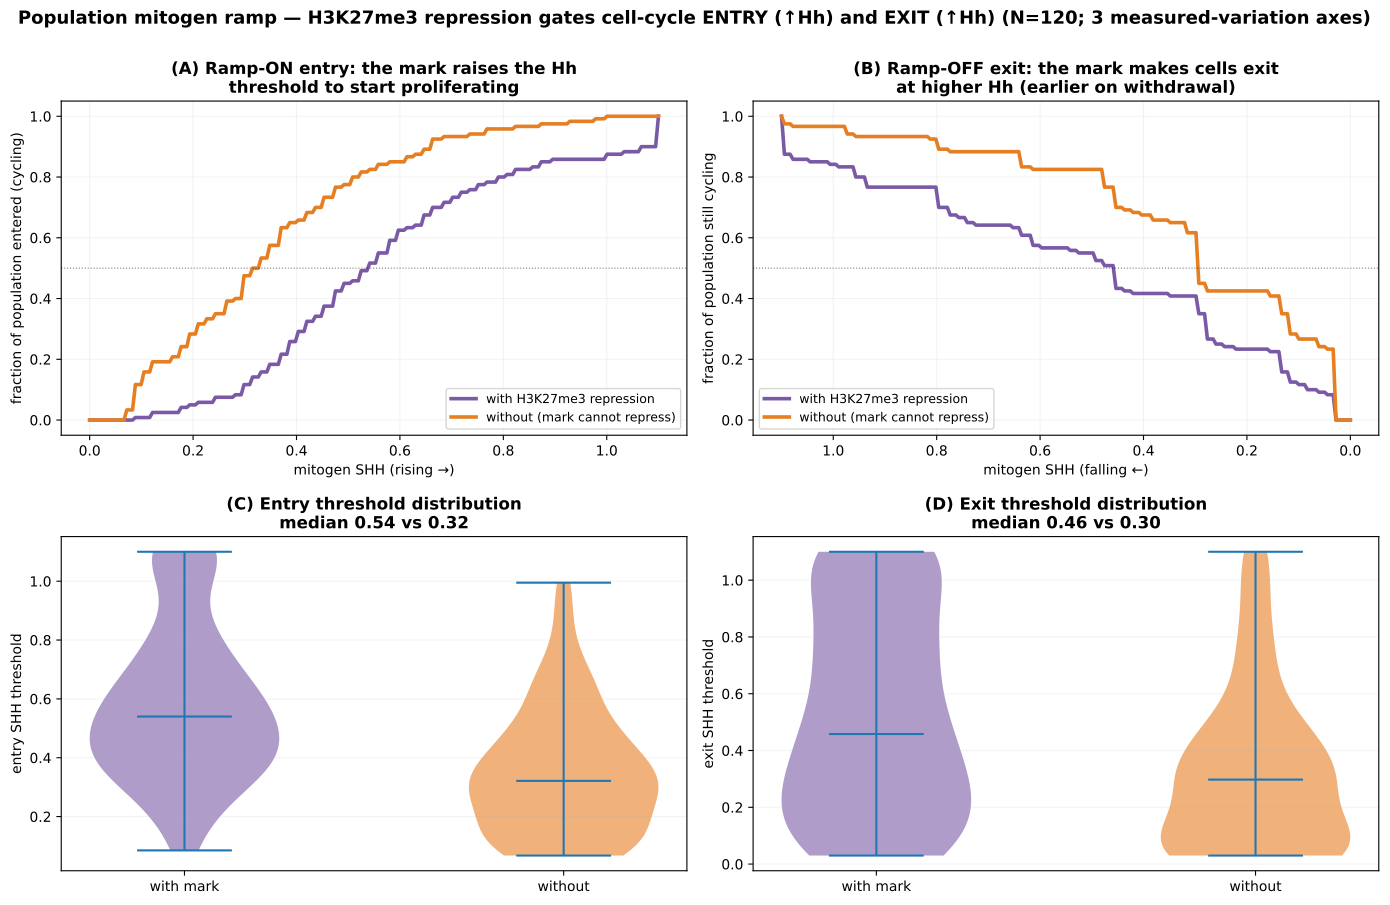

The Python source for this figure:
"""Population mitogen ramp-ON (entry) and ramp-OFF (exit) — WITH vs WITHOUT the H3K27me3 mark repression
of CyclinD1, on the data-grounded heterogeneous population.

Each GNP cell carries the three measured-variation axes (CyclinD1 abundance CV 0.70, birth p27 CV 0.33,
EZH2 abundance CV ~0.55; scale-free). We ramp mitogen (SHH) UP from arrest (entry) and DOWN from cycling
(exit), and record the SHH at which each cell first divides (entry threshold) / last divides (exit
threshold). We do this WITH the mark repression (default, f0_mk=0.233) and WITHOUT it (f0_mk=1.0, the
H3K27me3 mark cannot repress CyclinD1). The mark should GATE the population — raising the Hh needed to
enter and the Hh at which cells exit (buffering: protection against premature entry AND premature exit).

Run:  ./venv/bin/python simulations/sim_population_mitogen_ramp.py [--full] [--fresh]
"""
import sys, os
sys.path.insert(0, os.path.dirname(os.path.dirname(os.path.abspath(__file__))))
import numpy as np
import matplotlib
matplotlib.use('Agg')
import matplotlib.pyplot as plt
import tellurium as te
from scipy.signal import find_peaks
from src.build_model_v44_heldt import build_model_v44

FULL = '--full' in sys.argv
FRESH = '--fresh' in sys.argv or FULL
N = 120 if FULL else 40
CACHE = 'simulations/sim_population_mitogen_ramp_cache.npz'
KTL0, KTLEZ0 = 0.801, 0.004
CD_SDLOG, P27_SDLOG, EZ_SDLOG = 0.633, 0.32, 0.51    # DATA CVs (0.70 / 0.33 / ~0.55)
D, PREEQ = 9000.0, 3000.0                             # ramp duration (150 h) + pre-equilibration
CHUNK = 150.0

M = build_model_v44(with_ezh2=True, with_hh=True)
GNP = dict(MYCN_amplification=1.0, Ptch1_copy_number=1.0, p16=0.0, p18=0.464, kSyP21=0.002, HHi=0, EZH2i=0)
_R = te.loada(M); _R.integrator.setValue('relative_tolerance', 1e-6)
try: _R.integrator.setValue('maximum_num_steps', 100000)
except Exception: pass


def setcell(cd, p21d, ez, f0):
    _R.reset()
    for k, v in GNP.items(): _R[k] = v
    _R['k_Cd_translation'] = float(KTL0 * cd); _R['P21_div'] = float(p21d)
    _R['kTlEZ'] = float(KTLEZ0 * ez); _R['f0_mk'] = float(f0)


def _chunk_sim(t, dt):
    for atol in (1e-8, 1e-7, 1e-6):
        try:
            _R.integrator.setValue('absolute_tolerance', atol)
            return _R.simulate(t, t + dt, max(40, int(dt / 4)), selections=['time', 'MPF', 'SHH'])
        except Exception:
            continue
    return None


def ramp(cd, p21d, ez, f0, entry):
    setcell(cd, p21d, ez, f0)
    shh0, shh1 = (0.05, 1.10) if entry else (1.10, 0.03)
    _R['SHH'] = shh0
    t = 0.0
    _chunk_sim(t, PREEQ); t = PREEQ                      # pre-equilibrate (arrested / cycling)
    shh_fn = lambda tt: shh0 + (shh1 - shh0) * min(max((tt - PREEQ) / D, 0.0), 1.0)
    T, MP, SH = [], [], []; T_end = PREEQ + D + 1500
    while t < T_end:
        _R['SHH'] = float(shh_fn(t))
        res = _chunk_sim(t, CHUNK)
        if res is None:
            break
        T.append(res['time'][1:]); MP.append(res['MPF'][1:]); SH.append(res['SHH'][1:]); t += CHUNK
    if not T:
        return np.nan
    T = np.concatenate(T); MP = np.concatenate(MP); SH = np.concatenate(SH)
    pk, _ = find_peaks(MP, prominence=0.15, distance=200)
    pk = pk[T[pk] >= PREEQ]                               # divisions during the ramp only
    if len(pk) == 0:
        return shh1 if entry else shh0                   # never entered / never exited (edge)
    return float(SH[pk[0]]) if entry else float(SH[pk[-1]])   # entry = 1st div SHH; exit = last div SHH


if FRESH or not os.path.exists(CACHE):
    rng = np.random.default_rng(7)
    cd = np.clip(np.exp(rng.normal(0, CD_SDLOG, N)), 0.2, 6.0)
    p21 = np.clip(np.exp(rng.normal(np.log(0.85), P27_SDLOG, N)), 0.4, 2.5)
    ez = np.clip(np.exp(rng.normal(0, EZ_SDLOG, N)), 0.25, 4.0)
    ent_on = np.full(N, np.nan); ent_off = np.full(N, np.nan)
    exi_on = np.full(N, np.nan); exi_off = np.full(N, np.nan)
    for i in range(N):
        ent_on[i] = ramp(cd[i], p21[i], ez[i], 0.233, entry=True)
        ent_off[i] = ramp(cd[i], p21[i], ez[i], 1.000, entry=True)
        exi_on[i] = ramp(cd[i], p21[i], ez[i], 0.233, entry=False)
        exi_off[i] = ramp(cd[i], p21[i], ez[i], 1.000, entry=False)
        print(f"  cell {i+1:3d}/{N}  entry SHH  mark {ent_on[i]:.2f} / no-mark {ent_off[i]:.2f}   exit SHH  mark {exi_on[i]:.2f} / no-mark {exi_off[i]:.2f}", flush=True)
    np.savez(CACHE, ent_on=ent_on, ent_off=ent_off, exi_on=exi_on, exi_off=exi_off, N=N)
    print('cached ->', CACHE, flush=True)

z = np.load(CACHE)
ent_on, ent_off, exi_on, exi_off = z['ent_on'], z['ent_off'], z['exi_on'], z['exi_off']
C_ON, C_OFF = '#7a5aa6', '#e67e22'


def cdf(v, xs):
    v = v[np.isfinite(v)]
    return np.array([np.mean(v <= x) for x in xs])


xs = np.linspace(0.0, 1.1, 200)
fig, ax = plt.subplots(2, 2, figsize=(14, 9))

# (A) ENTRY: cumulative fraction of the population that has entered (÷ rising SHH)
ax[0, 0].plot(xs, cdf(ent_on, xs), color=C_ON, lw=2.6, label='with H3K27me3 repression')
ax[0, 0].plot(xs, cdf(ent_off, xs), color=C_OFF, lw=2.6, label='without (mark cannot repress)')
ax[0, 0].axhline(0.5, color='k', ls=':', lw=0.8, alpha=0.5)
ax[0, 0].set_xlabel('mitogen SHH (rising →)'); ax[0, 0].set_ylabel('fraction of population entered (cycling)')
ax[0, 0].set_title('(A) Ramp-ON entry: the mark raises the Hh\nthreshold to start proliferating', fontweight='bold')
ax[0, 0].legend(fontsize=9, loc='lower right'); ax[0, 0].grid(alpha=0.15)

# (B) EXIT: fraction still cycling at SHH x = fraction whose exit point is below x (CDF of exit-SHH)
ax[0, 1].plot(xs, cdf(exi_on, xs), color=C_ON, lw=2.6, label='with H3K27me3 repression')
ax[0, 1].plot(xs, cdf(exi_off, xs), color=C_OFF, lw=2.6, label='without (mark cannot repress)')
ax[0, 1].axhline(0.5, color='k', ls=':', lw=0.8, alpha=0.5)
ax[0, 1].set_xlabel('mitogen SHH (falling ←)'); ax[0, 1].set_ylabel('fraction of population still cycling')
ax[0, 1].invert_xaxis()
ax[0, 1].set_title('(B) Ramp-OFF exit: the mark makes cells exit\nat higher Hh (earlier on withdrawal)', fontweight='bold')
ax[0, 1].legend(fontsize=9, loc='lower left'); ax[0, 1].grid(alpha=0.15)

# (C) entry-SHH distributions
parts = ax[1, 0].violinplot([ent_on[np.isfinite(ent_on)], ent_off[np.isfinite(ent_off)]], showmedians=True)
for pc, c in zip(parts['bodies'], [C_ON, C_OFF]): pc.set_facecolor(c); pc.set_alpha(0.6)
ax[1, 0].set_xticks([1, 2]); ax[1, 0].set_xticklabels(['with mark', 'without'])
ax[1, 0].set_ylabel('entry SHH threshold'); ax[1, 0].set_title(f'(C) Entry threshold distribution\nmedian {np.nanmedian(ent_on):.2f} vs {np.nanmedian(ent_off):.2f}', fontweight='bold'); ax[1, 0].grid(alpha=0.15, axis='y')

# (D) exit-SHH distributions
parts = ax[1, 1].violinplot([exi_on[np.isfinite(exi_on)], exi_off[np.isfinite(exi_off)]], showmedians=True)
for pc, c in zip(parts['bodies'], [C_ON, C_OFF]): pc.set_facecolor(c); pc.set_alpha(0.6)
ax[1, 1].set_xticks([1, 2]); ax[1, 1].set_xticklabels(['with mark', 'without'])
ax[1, 1].set_ylabel('exit SHH threshold'); ax[1, 1].set_title(f'(D) Exit threshold distribution\nmedian {np.nanmedian(exi_on):.2f} vs {np.nanmedian(exi_off):.2f}', fontweight='bold'); ax[1, 1].grid(alpha=0.15, axis='y')

fig.suptitle(f'Population mitogen ramp — H3K27me3 repression gates cell-cycle ENTRY (↑Hh) and EXIT (↑Hh) (N={len(ent_on)}; 3 measured-variation axes)',
             fontsize=13, fontweight='bold', y=1.0)
plt.tight_layout()
plt.savefig('simulations/sim_population_mitogen_ramp.png', dpi=150, bbox_inches='tight')
plt.savefig('simulations/sim_population_mitogen_ramp.pdf', bbox_inches='tight')
plt.close()
print(f'\nENTRY median SHH: mark {np.nanmedian(ent_on):.2f}  no-mark {np.nanmedian(ent_off):.2f}')
print(f'EXIT  median SHH: mark {np.nanmedian(exi_on):.2f}  no-mark {np.nanmedian(exi_off):.2f}')
print('Saved sim_population_mitogen_ramp.png')
